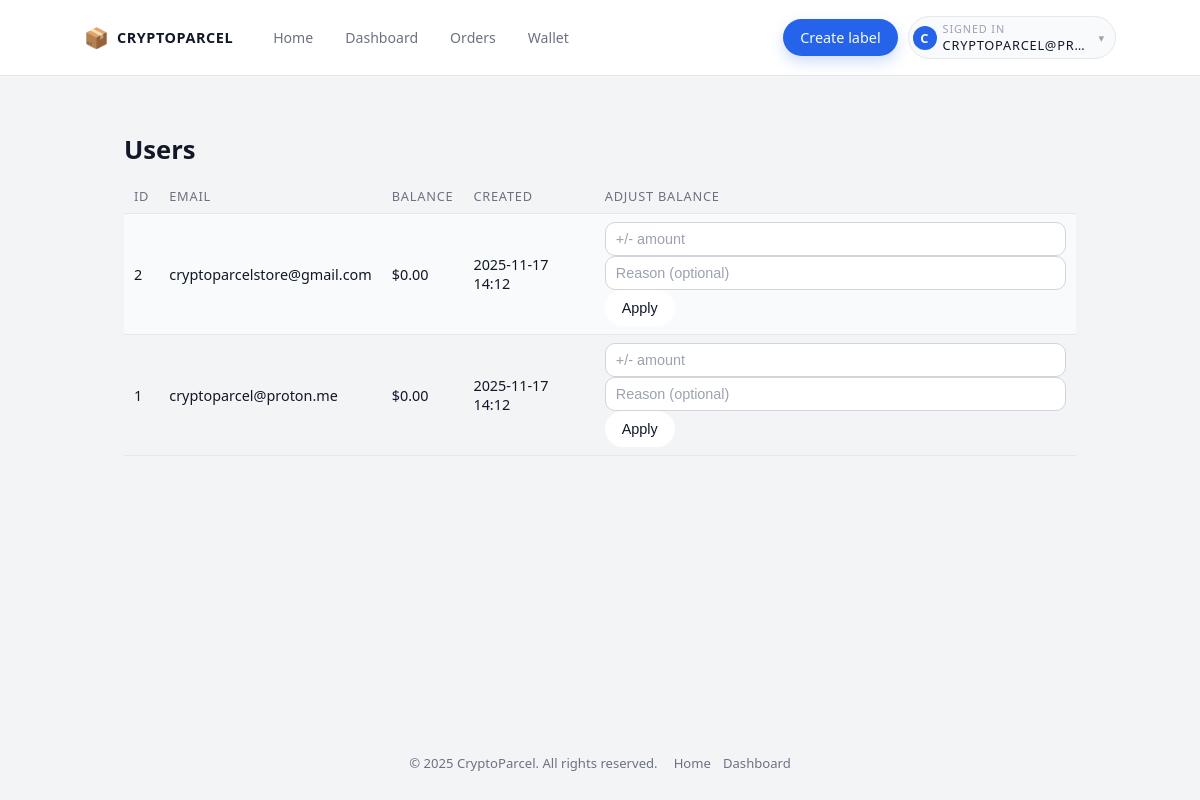
The app's page /admin/users (signed in) with its own data.
### models.py (models this page shows)
class User(UserMixin, db.Model):
    __tablename__ = "user"
    id = db.Column(db.Integer, primary_key=True)
    email = db.Column(db.String(255), unique=True, nullable=False, index=True)
    password_hash = db.Column(db.String(255), nullable=False)
    balance_usd = db.Column(db.Float, nullable=False, default=0.0)
    created_at = db.Column(db.DateTime, nullable=False, default=datetime.utcnow)
    orders = db.relationship("Order", backref="user", lazy=True)
    payments = db.relationship("Payment", backref="user", lazy=True)
    wallet_logs = db.relationship("WalletLog", backref="user", lazy=True)
    api_keys = db.relationship("APIKey", backref="user", lazy=True)
    address_profiles = db.relationship("AddressProfile", backref="user", lazy=True)
    team_memberships = db.relationship("TeamMembership", backref="user", lazy=True)

### app.py (the view)
    @app.route("/admin/users")
    @admin_required
    def admin_users():
        from models import User
        users = User.query.order_by(User.created_at.desc()).limit(100).all()
        return render_template("admin/users.html", users=users)

### app.py (called while the page is built)
@login_manager.user_loader
def load_user(user_id):
    from models import User
    try:
        return User.query.get(int(user_id))
    except Exception:
        return None

def is_admin() -> bool:
    if getattr(current_user, "is_authenticated", False) and current_user.id == 1:
        return True
    return bool(session.get("admin_auth"))

def admin_required(fn):
    from functools import wraps
    @wraps(fn)
    def wrapper(*args, **kwargs):
        if not is_admin():
            flash("Admin access required.", "error")
            return redirect(url_for("admin_login"))
        return fn(*args, **kwargs)
    return wrapper

### templates/admin/users.html (shortened to what this page needs)
{% extends 'base.html' %}
{% block content %}
<section class="section">
  <h2>Users</h2>
  <table class="table">
    <tr>
      <th>ID</th><th>Email</th><th>Balance</th><th>Created</th><th>Adjust balance</th>
    </tr>
    {% for u in users %}
    <tr>
      <td>{{ u.id }}</td>
      <td>{{ u.email }}</td>
      <td>${{ '%.2f'|format(u.balance_usd or 0.0) }}</td>
      <td>{{ u.created_at.strftime('%Y-%m-%d %H:%M') }}</td>
      <td>
        <form method="POST" action="{{ url_for('admin_adjust_balance', user_id=u.id) }}" class="inline-form">
          <input type="number" name="delta" step="0.01" required placeholder="+/- amount">
          <input type="text" name="reason" placeholder="Reason (optional)">
          <button class="btn small" type="submit">Apply</button>
        </form>
      </td>
    </tr>
    {% endfor %}
  </table>
</section>
{% endblock %}

### templates/base.html (shortened to what this page needs)
<!doctype html>
<html lang="en">
<head>
    <link rel="stylesheet" href="{{ url_for('static', filename='styles.css') }}">
</head>
<body>
<div class="cp-page">
    <header class="cp-nav">
        <div class="cp-nav-left">
            <a href="{{ url_for('index') }}" class="cp-logo">
                <span class="cp-logo-icon">📦</span>
                <span class="cp-logo-text">CryptoParcel</span>
            </a>
            <nav class="cp-nav-links">
                <a href="{{ url_for('index') }}">Home</a>
                {% if current_user.is_authenticated %}
                    <a href="{{ url_for('dashboard') }}">Dashboard</a>
                    <a href="{{ url_for('orders') }}">Orders</a>
                    <a href="{{ url_for('wallet') }}">Wallet</a>
                {% endif %}
            </nav>
        </div>
        <div class="cp-nav-right">
            {% if current_user.is_authenticated %}
                <a href="{{ url_for('create_label') }}" class="cp-nav-primary">
                    Create label
                </a>
                <div class="cp-user-menu">
                    <label for="cp-user-toggle" class="cp-user-trigger">
                        <div class="cp-user-avatar">
                            {{ (current_user.email or 'U')[:1] | upper }}
                        </div>
                        <div class="cp-user-meta">
                            <span class="cp-user-label">Signed in</span>
                            <span class="cp-user-email">
                                {{ current_user.email or 'Account' }}
                            </span>
                        </div>
                        <span class="cp-user-caret">▾</span>
                    </label>
                </div>
            {% endif %}
        </div>
    </header>
    <main class="cp-main">
        {% block content %}{% endblock %}
    </main>
    <footer class="cp-footer">
        <div>© {{ 2025 }} CryptoParcel. All rights reserved.</div>
        <div class="cp-footer-links">
            <a href="{{ url_for('index') }}">Home</a>
            {% if current_user.is_authenticated %}
                <a href="{{ url_for('dashboard') }}">Dashboard</a>
            {% endif %}
        </div>
    </footer>
</div>
</body>
</html>

### records on screen
User: email "C", email "CRYPTOPARCEL@PR…", id "1", email "cryptoparcel@proton.me", balance_usd "0.00", created_at "2025-11-17 14:12"
User: id "2", email "cryptoparcelstore@gmail.com", balance_usd "0.00", created_at "2025-11-17 14:12"

### other values on screen
{{ 2025 }} "2025"
